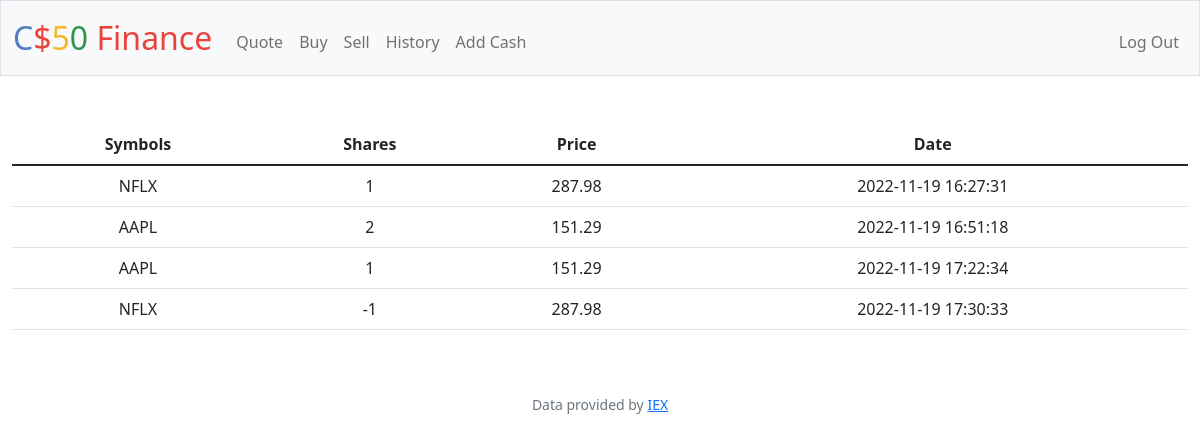
Screenshot of /history (signed in) with the database file from the repository.
### tables this page shows
CREATE TABLE 'transactions' ('id' INTEGER PRIMARY KEY AUTOINCREMENT NOT NULL, 'user_id' INTEGER, 'symbol' TEXT, 'shares' INTEGER, 'price' REAL, 'date' DATETIME);

### app.py (the view)
@app.route("/history")
@login_required
def history():
    user_id = session["user_id"]
    transactions_db = db.execute("SELECT * FROM transactions WHERE user_id = ?", user_id)
    return render_template("history.html", transactions = transactions_db)

### app.py (called while the page is built)
@app.after_request
def after_request(response):
    response.headers["Cache-Control"] = "no-cache, no-store, must-revalidate"
    response.headers["Expires"] = 0
    response.headers["Pragma"] = "no-cache"
    return response

### helpers.py (called while the page is built)
def login_required(f):
    @wraps(f)
    def decorated_function(*args, **kwargs):
        if session.get("user_id") is None:
            return redirect("/login")
        return f(*args, **kwargs)
    return decorated_function

### templates/history.html (shortened to what this page needs)
{% extends "layout.html" %}
{% block main %}
    <table class="table">
        <thead>
            <tr>
                <th scope="col">Symbols</th>
                <th scope="col">Shares</th>
                <th scope="col">Price</th>
                <th scope="col">Date</th>
            </tr>
        </thead>
        <tbody>
            {% for row in transactions %}
                <tr>
                    <td>{{ row["symbol"] }}</td>
                    <td>{{ row["shares"] }}</td>
                    <td>{{ row["price"] }}</td>
                    <td>{{ row["date"] }}</td>
                </tr>
            {% endfor %}
        </tbody>
    </table>
{% endblock %}

### rows the page displays
transactions: symbol "NFLX", shares "1", price "287.98", date "2022-11-19 16:27:31"
transactions: symbol "AAPL", shares "2", price "151.29", date "2022-11-19 16:51:18"
transactions: symbol "AAPL", shares "1", price "151.29", date "2022-11-19 17:22:34"
transactions: symbol "NFLX", shares "-1", price "287.98", date "2022-11-19 17:30:33"
